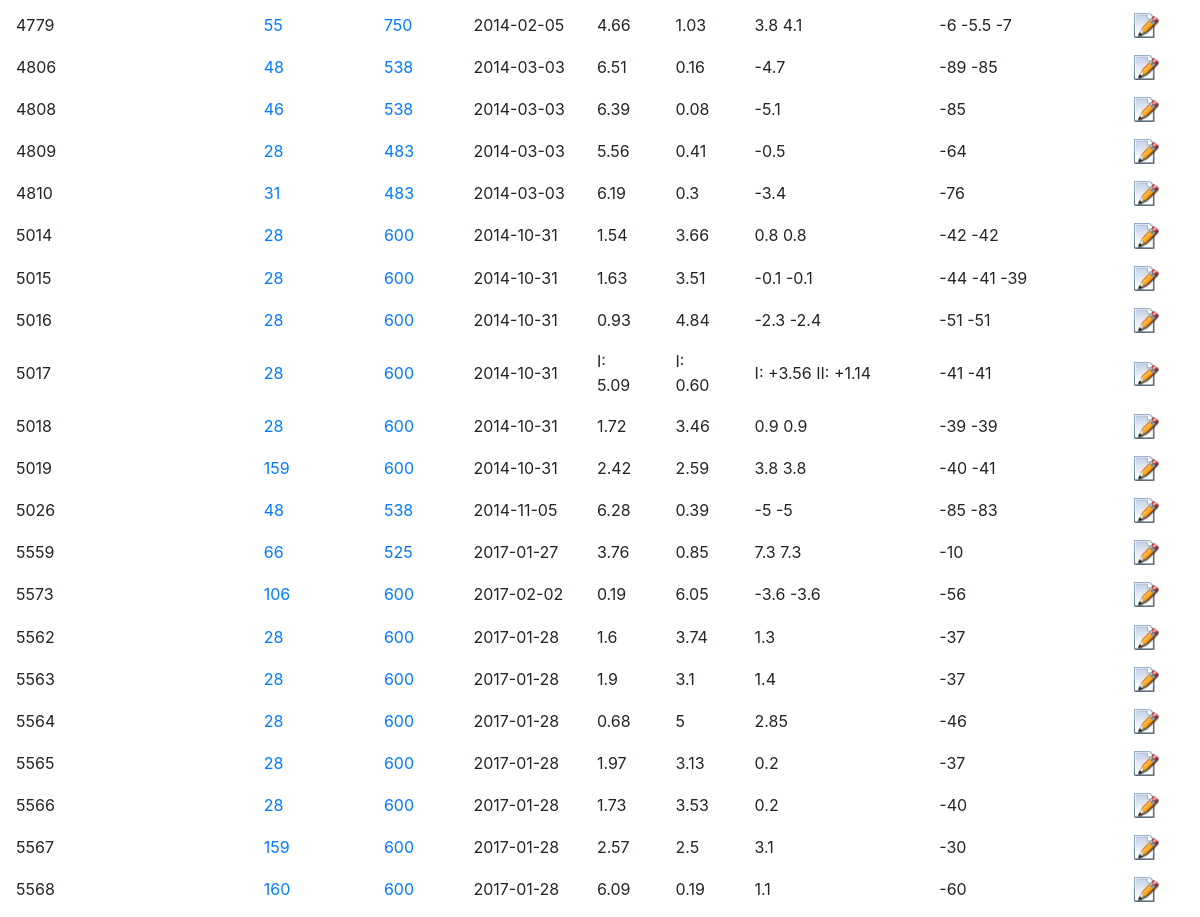
Before: /isotopes (middle part) with the older database file.
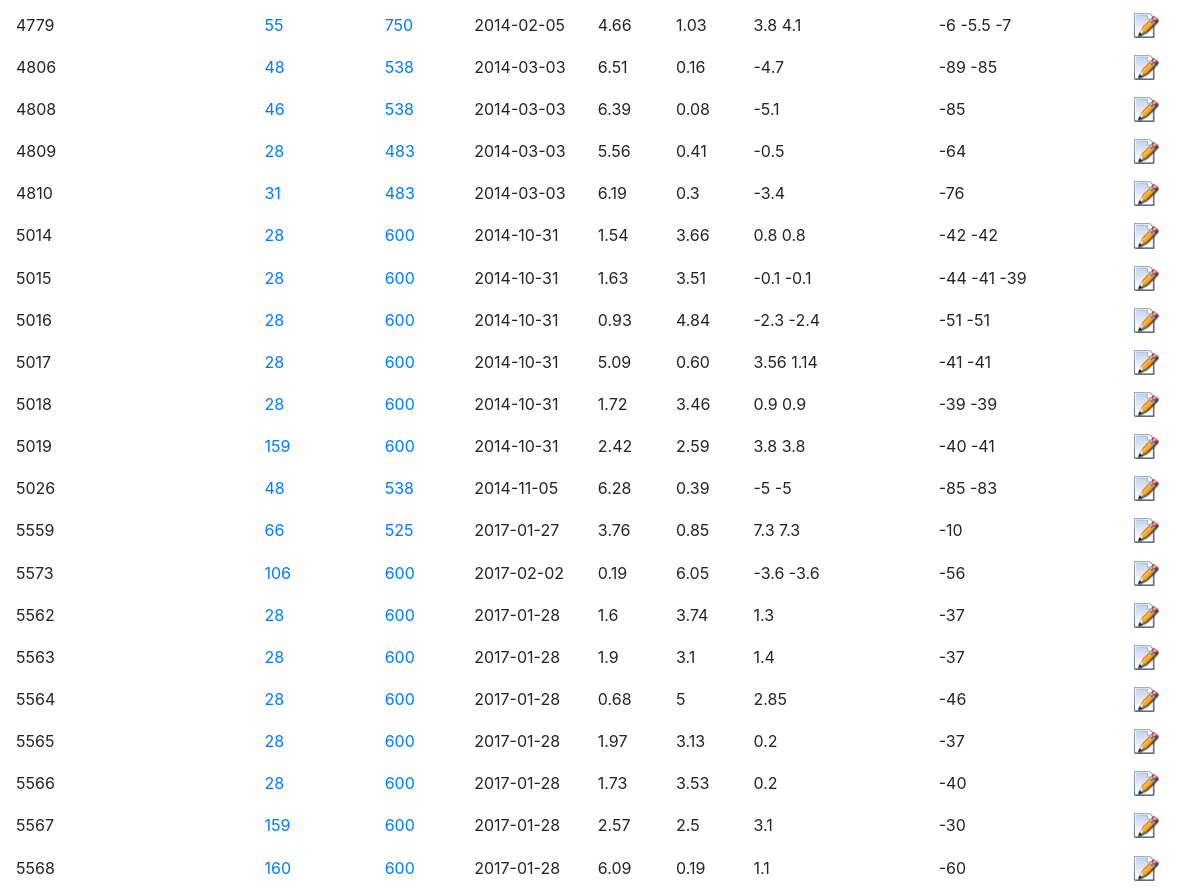
After: the same page with the newer database file.
### tables this page shows
CREATE TABLE izotopy(
 id INTEGER PRIMARY KEY AUTOINCREMENT,
 nr_probki	VARCHAR,
 nr_zjawiska VARCHAR,
 data_poboru VARCHAR,
 camg VARCHAR,
 nak VARCHAR,
 d18o VARCHAR,
 dd VARCHAR
, poziom TEXT);

### main.py (the view)
@app.route('/isotopes')
def isotopes():
    isotopes = getAllIsotopes()
    convertNulls(isotopes)
    return render_template('isotope.html', isotopes=isotopes)

### dbUtils.py (called while the page is built)
def dict_factory(cursor, row):
    d = OrderedDict()
    for idx, col in enumerate(cursor.description):
        d[col[0]] = row[idx]
    return d

def getAllIsotopes():
    conn = sqlite3.connect('data.db')
    cursor = conn.cursor()
    query = 'select * from izotopy'
    isotopes = []
    for row in cursor.execute(query):
        isotope = dict_factory(cursor, row)
        isotopes.append(isotope)
    conn.close()
    return isotopes

def convertNulls(sampleList, character='--'):
    for index, sample in enumerate(sampleList):
        for key, value in sample.items():
            if value==None:
                sampleList[index][key]=character

### templates/isotope.html (shortened to what this page needs)
{% extends 'layout.html' %}
{% block body %}
	<div>
		<table class="tableFixHead">
  			<tbody>
			  {% for isotope in isotopes %}
  			  <tr>
				  <td class="nr_probki">{{isotope.nr_probki}}</td>
				  <td class="nr_zjawiska"><a href="/isotopesEvent/{{isotope.nr_zjawiska}}">{{isotope.nr_zjawiska}}</a></td>
				  <td class="poziom"><a href="/isotopesLevel/{{isotope.poziom}}">{{isotope.poziom}}</a></td>
				  <td class="data_poboru">{{isotope.data_poboru}}</td>
				  <td class="camg">{{isotope.camg}}</td>
				  <td class="nak">{{isotope.nak}}</td>
				  <td class="d18o">{{isotope.d18o}}</td>
				  <td class="dd">{{isotope.dd}}</td>
				  <td> <a href="/editIsotope/{{isotope.id}}"><img src="{{ url_for('static', filename = 'editIcon.png') }}"  width="50%" height="50%"/></a></td>
  			  </tr>
			  {% endfor %}
  			</tbody>
		</table>
	</div>
{% endblock %}

### templates/layout.html (shortened to what this page needs)
<!DOCTYPE html>
<html lang="zxx" class="no-js" style="height: 100%; margin: 0;">
	<head>
		<link rel="stylesheet" href="{{ url_for('static', filename = 'bootstrap.min.css') }}">
		<link rel="stylesheet" href="{{ url_for('static', filename = 'style.css') }}">
	</head>
	<body style="height:100%">
    <div class="wrapper" style="min-height:100%; margin-bottom: -56px; ">
    {% block body %}{% endblock %}
    </div>
    </body>
</html>

### static/style.css (style rules this page uses)
.tableFixHead { overflow-y: auto; height: 100px; }
table { border-collapse: collapse; width: 100%; }

Changed rows visible on the page:
changed izotopy (number 9 of 21 on the later page): camg "I: 5.09" → "5.09"; nak "I: 0.60" → "0.60"; d18o "I: +3.56 II: +1.14" → "3.56 1.14"
